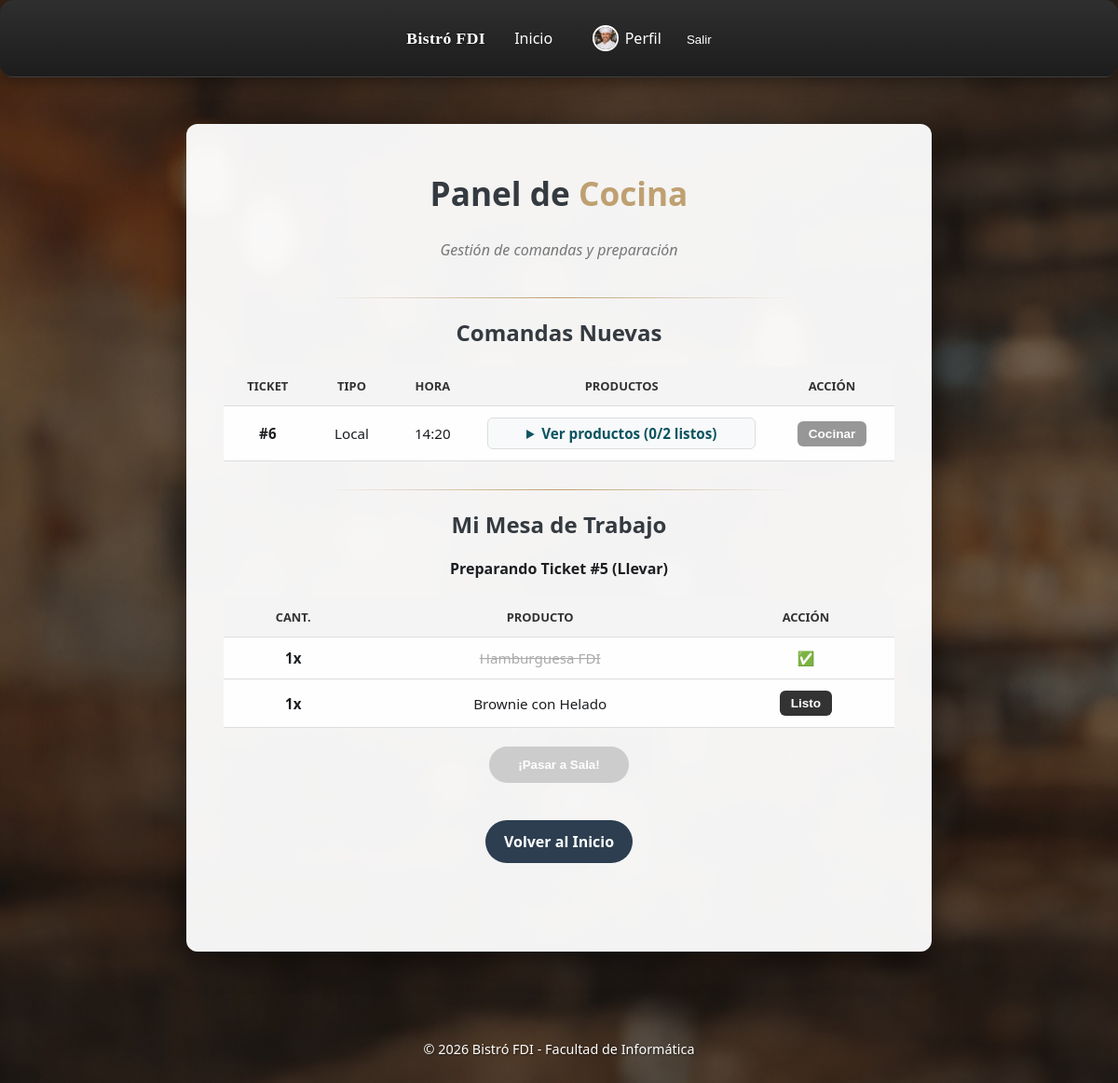
/includes/vistas/cocina/panel_cocina.php (signed in), run on the app's committed database.
### tables this page shows
CREATE TABLE pedidos (
    id INT AUTO_INCREMENT PRIMARY KEY,
    cliente_id INT NOT NULL,
    cocinero_id INT DEFAULT NULL,
    camarero_id INT DEFAULT NULL,

    numero_pedido INT NOT NULL,

    tipo ENUM('Local', 'Llevar') NOT NULL,
    estado ENUM(
        'Nuevo',
        'Recibido',
        'En preparación',
        'Cocinando',
        'Listo cocina',
        'Terminado',
        'Entregado',
        'Cancelado'
    ) NOT NULL DEFAULT 'Nuevo',

     
    servido_sala TINYINT(1) NOT NULL DEFAULT 0,

    fecha DATETIME NOT NULL DEFAULT CURRENT_TIMESTAMP,
    total DECIMAL(10,2) NOT NULL DEFAULT 0.00,
    descuento_total DECIMAL(10,2) NOT NULL DEFAULT 0.00,
    total_sin_descuento DECIMAL(10,2) NOT NULL DEFAULT 0.00,

    CONSTRAINT fk_pedidos_cliente
        FOREIGN KEY (cliente_id) REFERENCES usuarios(id)
        ON UPDATE CASCADE
        ON DELETE RESTRICT,

    CONSTRAINT fk_pedidos_cocinero
        FOREIGN KEY (cocinero_id) REFERENCES usuarios(id)
        ON UPDATE CASCADE
        ON DELETE SET NULL,

    CONSTRAINT fk_pedidos_camarero
        FOREIGN KEY (camarero_id) REFERENCES usuarios(id)
        ON UPDATE CASCADE
        ON DELETE SET NULL,

    INDEX idx_pedidos_cliente (cliente_id),
    INDEX idx_pedidos_cocinero (cocinero_id),
    INDEX idx_pedidos_camarero (camarero_id),
    INDEX idx_pedidos_estado (estado),
    INDEX idx_pedidos_fecha (fecha),
    INDEX idx_pedidos_numero_fecha (numero_pedido, fecha),
    INDEX idx_pedidos_servido_sala (servido_sala)
);

CREATE TABLE productos (
    id INT AUTO_INCREMENT PRIMARY KEY,
    id_categoria INT NOT NULL,
    nombre VARCHAR(150) NOT NULL,
    descripcion TEXT DEFAULT NULL,
    precio_base DECIMAL(10,2) NOT NULL DEFAULT 0.00,
    stock INT NOT NULL DEFAULT 0,
    imagen VARCHAR(255) DEFAULT NULL,
    iva DECIMAL(5,2) NOT NULL DEFAULT 10.00,
    ofertado TINYINT(1) NOT NULL DEFAULT 0,
    requiere_cocina TINYINT(1) NOT NULL DEFAULT 1,
    disponible TINYINT(1) NOT NULL DEFAULT 1,

    CONSTRAINT fk_productos_categoria
        FOREIGN KEY (id_categoria) REFERENCES categorias(id)
        ON UPDATE CASCADE
        ON DELETE RESTRICT,

    INDEX idx_productos_categoria (id_categoria),
    INDEX idx_productos_disponible (disponible),
    INDEX idx_productos_ofertado (ofertado)
);

### includes/vistas/cocina/panel_cocina.php (the view, shortened to what the rows shown need)
<?php
require_once __DIR__ . '/../../negocio/PedidoController.php';
$rolUsuario = $_SESSION['rol'] ?? null;
$esGerente = ($rolUsuario === 'gerente');
$esCocinero = ($rolUsuario === 'cocinero');
$idUsuarioSesion = filter_var($_SESSION['id_usuario'] ?? null, FILTER_VALIDATE_INT, [
    'options' => ['min_range' => 1]
]);
$controller = PedidoController::getInstance();
$pedidosNuevos = array_filter(
    $controller->verPedidosPorEstado('En preparación'),
    function ($pedido) use ($controller) {
        $idPedido = (int) (obtenerDatoPedido($pedido, 'id', 'getId') ?? 0);
        if ($idPedido <= 0) {
            return false;
        }
        return pedidoTieneProductosDeCocina($controller, $idPedido);
    }
);
$miPedido = null;
if ($esCocinero) {
    $miPedido = $controller->obtenerPedidoActivoDeCocinero((int) $idUsuarioSesion);
}
$platos = [];
$todosPreparados = false;
$idPedidoActivo = null;
if ($miPedido) {
    $idPedidoActivo = obtenerDatoPedido($miPedido, 'id', 'getId');
    if ($idPedidoActivo !== null) {
        $productosPedidoActivo = $controller->obtenerProductosDePedido((int) $idPedidoActivo);
        $platos = array_values(array_filter(
            $productosPedidoActivo,
            fn($producto) => (int) ($producto['requiere_cocina'] ?? 1) === 1
        ));
        if (!empty($platos)) {
            $todosPreparados = true;
            foreach ($platos as &$plato) {
                $estaPreparado = ((int) ($plato['preparado'] ?? 0) === 1);
                if (!$estaPreparado) {
                    $todosPreparados = false;
                }
            }
        }
    }
}
?>
<div class="main-bienvenida">
    <section class="tarjeta-presentacion tarjeta-ancha">
        <h1>Panel de <span><?= $esGerente ? 'Supervisión de Cocina' : 'Cocina' ?></span></h1>
        <div class="seccion-camarero">
            <h2 class="titulo-seccion">
                <?= $esGerente ? 'Comandas pendientes de asignar' : 'Comandas Nuevas' ?>
            </h2>
            <?php if (empty($pedidosNuevos)): ?>
                <p class="p-vacio">No hay comandas pendientes.</p>
            <?php else: ?>
                <table class="tabla-pedidos tabla-cocina-movil">
                    <thead>
                        <tr>
                            <th>Ticket</th>
                            <th>Tipo</th>
                            <th>Hora</th>
                            <th>Productos</th>
                            <th>Acción</th>
                        </tr>
                    </thead>
                    <tbody>
                        <?php foreach ($pedidosNuevos as $p): ?>
                            <?php
                                $idPedido = (int) (obtenerDatoPedido($p, 'id', 'getId') ?? 0);
                                $numeroPedido = obtenerDatoPedido($p, 'numero_pedido', 'getNumeroPedido') ?? $idPedido;
                                $tipoPedido = (string) (obtenerDatoPedido($p, 'tipo', 'getTipo') ?? 'Local');
                                $fechaPedido = (string) (obtenerDatoPedido($p, 'fecha', 'getFecha') ?? '');
                                $horaFormateada = '';
                                if ($fechaPedido !== '') {
                                    $timestamp = strtotime($fechaPedido);
                                    if ($timestamp !== false) {
                                        $horaFormateada = date('H:i', $timestamp);
                                    }
                                }
                                $productosPedidoNuevo = [];
                                if ($idPedido > 0) {
                                    $productosPedidoNuevo = obtenerProductosCocinaPedido($controller, $idPedido);
                                }
                                $resumenProgreso = calcularResumenProductos($productosPedidoNuevo);
                            ?>
                            <tr>
                                <td data-label="Ticket">
                                    <strong>#<?= htmlspecialchars((string) $numeroPedido, ENT_QUOTES, 'UTF-8') ?></strong>
                                </td>
                                <td data-label="Tipo">
                                    <?= htmlspecialchars($tipoPedido, ENT_QUOTES, 'UTF-8') ?>
                                </td>
                                <td data-label="Hora">
                                    <?= htmlspecialchars($horaFormateada, ENT_QUOTES, 'UTF-8') ?>
                                </td>
                                <td data-label="Productos">
                                    <?php if (empty($productosPedidoNuevo)): ?>
                                        <span class="txt-sin-platos">Sin productos de cocina</span>
                                    <?php else: ?>
                                        <details class="details-progreso">
                                            <summary class="summary-progreso">
                                                Ver productos (<?= $resumenProgreso['listos'] ?>/<?= $resumenProgreso['total'] ?> listos)
                                            </summary>
                                        </details>
                                    <?php endif; ?>
                                </td>
                                <td data-label="Acción">
                                    <?php if ($esCocinero): ?>
                                        <form action="<?= BASE_URL ?>/includes/acciones/cocina/procesar_cocina.php" method="POST">
                                            <button
                                                type="submit"
                                                class="btn-accion btn-cobrar <?= $miPedido ? 'btn-cocinar-bloqueado' : '' ?>"
                                                <?= $miPedido ? 'disabled title="Termina tu pedido actual primero"' : '' ?>
                                            >
                                                Cocinar
                                            </button>
                                        </form>
                                    <?php else: ?>
                                        <span class="txt-sin-asignar">Solo consulta</span>
                                    <?php endif; ?>
                                </td>
                            </tr>
                        <?php endforeach; ?>
                    </tbody>
                </table>
            <?php endif; ?>
        </div>
        <?php if ($esCocinero): ?>
            <div class="seccion-camarero">
                <h2 class="titulo-seccion">Mi Mesa de Trabajo</h2>
                <?php if (!$miPedido): ?>
                    <p>
                        <br>Esperando comanda... Selecciona un ticket de arriba para empezar a cocinar.
                    </p>
                <?php else: ?>
                    <?php
                        $numeroMiPedido = obtenerDatoPedido($miPedido, 'numero_pedido', 'getNumeroPedido') ?? $idPedidoActivo;
                        $tipoMiPedido = (string) (obtenerDatoPedido($miPedido, 'tipo', 'getTipo') ?? 'Local');
                    ?>
                    <p>
                        <strong>
                            Preparando Ticket #<?= htmlspecialchars((string) $numeroMiPedido, ENT_QUOTES, 'UTF-8') ?>
                            (<?= htmlspecialchars($tipoMiPedido, ENT_QUOTES, 'UTF-8') ?>)
                        </strong>
                    </p>
                    <?php if (empty($platos)): ?>
                        <p class="p-vacio">Este pedido no tiene productos que requieran cocina.</p>
                    <?php else: ?>
                        <table class="tabla-pedidos tabla-cocina-movil">
                            <thead>
                                <tr>
                                    <th>Cant.</th>
                                    <th>Producto</th>
                                    <th>Acción</th>
                                </tr>
                            </thead>
                            <tbody>
                                <?php foreach ($platos as $plato): ?>
                                    <?php
                                        $cantidad = (int) ($plato['cantidad'] ?? 0);
                                        $nombre = (string) ($plato['nombre'] ?? '');
                                        $preparado = !empty($plato['preparado']);
                                    ?>
                                    <tr>
                                        <td data-label="Cantidad">
                                            <strong><?= $cantidad ?>x</strong>
                                        </td>
                                        <td data-label="Producto" class="<?= $preparado ? 'plato-preparado' : '' ?>">
                                            <?= htmlspecialchars($nombre, ENT_QUOTES, 'UTF-8') ?>
                                        </td>
                                        <td data-label="Acción">
                                            <?php if (!$preparado): ?>
                                                <form action="<?= BASE_URL ?>/includes/acciones/cocina/procesar_cocina.php" method="POST">
                                                    <button type="submit" class="btn-accion btn-entregar">Listo</button>
                                                </form>
                                            <?php else: ?>
                                                <span>✅</span>
                                            <?php endif; ?>
                                        </td>
                                    </tr>
                                <?php endforeach; ?>
                            </tbody>
                        </table>
                        <div class="contenedor-botones-index">
                            <form action="<?= BASE_URL ?>/includes/acciones/cocina/procesar_cocina.php" method="POST">
                                <button
                                    type="submit"
                                    class="btn-login btn-pasar-sala <?= $todosPreparados ? 'estado-sala-listo' : 'estado-sala-pte' ?>"
                                    <?= !$todosPreparados ? 'disabled title="Marca primero los productos que requieren cocina"' : '' ?>
                                >
                                    ¡Pasar a Sala!
                                </button>
                            </form>
                        </div>
                    <?php endif; ?>
                <?php endif; ?>
            </div>
        <?php endif; ?>
    </section>
</div>
<?php
require_once __DIR__ . '/../partials/plantilla.php';
function obtenerDatoPedido($pedido, string $claveArray, string $getter)
{
    if (is_object($pedido) && method_exists($pedido, $getter)) {
        return $pedido->$getter();
    }
    return null;
}
function pedidoTieneProductosDeCocina($controller, int $idPedido): bool
{
    $productos = $controller->obtenerProductosDePedido($idPedido);
    foreach ($productos as $producto) {
        if ((int) ($producto['requiere_cocina'] ?? 1) === 1) {
            return true;
        }
    }
    return false;
}
function obtenerProductosCocinaPedido($controller, int $idPedido): array
{
    $productos = $controller->obtenerProductosDePedido($idPedido);
    return array_values(array_filter(
        $productos,
        fn($producto) => (int) ($producto['requiere_cocina'] ?? 1) === 1
    ));
}
function calcularResumenProductos(array $productos): array
{
    $total = 0;
    $listos = 0;
    foreach ($productos as $producto) {
        $cantidad = (int) ($producto['cantidad'] ?? 0);
        $cantidad = max(1, $cantidad);
        $total += $cantidad;
    }
    return [
        'total' => $total,
        'listos' => $listos,
    ];
}
?>

### data on the page
pedidos: numero_pedido "6", tipo "Local", fecha "14:20", listos "0", total "2"
pedidos: numero_pedido "5", tipo "Llevar"
productos: cantidad "1", nombre "Hamburguesa FDI"
productos: cantidad "1", nombre "Brownie con Helado"
